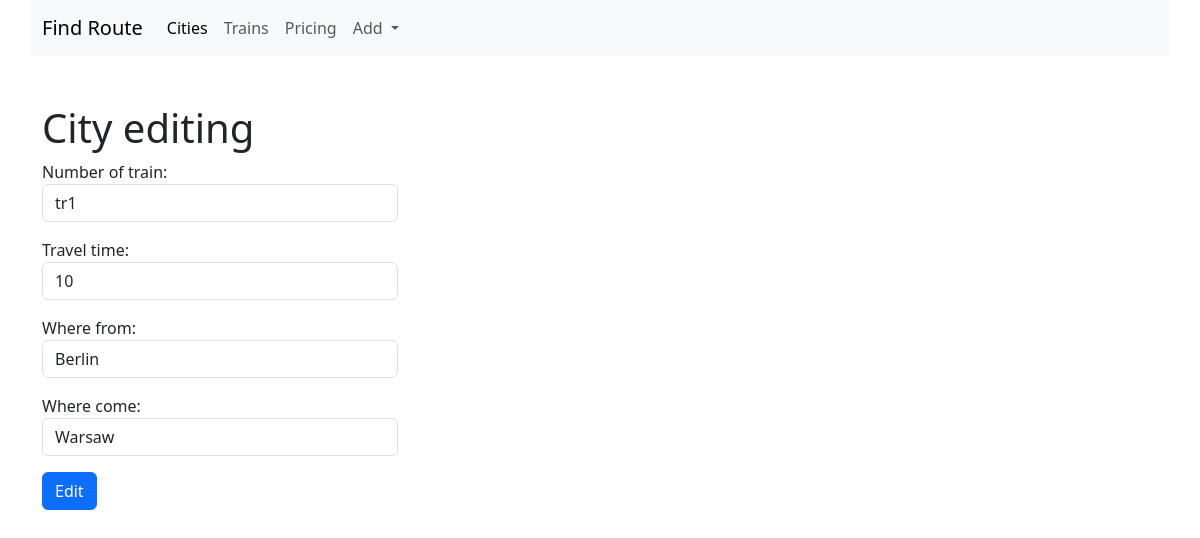
Before: /trains/update/1/ with the older database file.
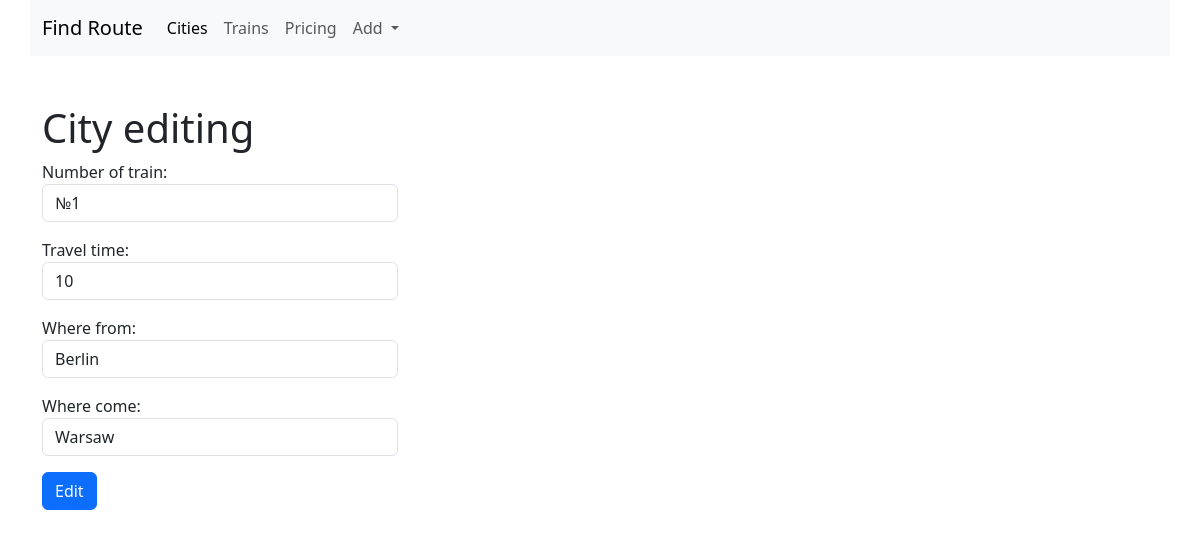
After: the same page with the newer database file.
### trains/models.py (models this page shows, shortened)
class Train(models.Model):
    name = models.CharField(max_length=50, unique=True,
                            verbose_name='Train number')
    travel_time = models.PositiveSmallIntegerField(verbose_name='Travel time')
    from_city = models.ForeignKey(City, on_delete=models.CASCADE,
                                  related_name='from_city_set',
                                  verbose_name='From what city?')
    to_city = models.ForeignKey('cities.City', on_delete=models.CASCADE,
                                related_name='to_city_set',
                                verbose_name='Which city?')

### cities/models.py (models this page shows, shortened)
class City(models.Model):
    name = models.CharField(max_length=100, unique=True)
    def __str__(self):
        return self.name
    class Meta:
        verbose_name = 'City'
        verbose_name_plural = 'Cities'
        ordering = ['name']

### trains/views.py (the view)
# urls.py: path('update/<int:pk>/', TrainUpdateView.as_view(), name='update'),
class TrainUpdateView(SuccessMessageMixin, UpdateView):
    model = Train
    form_class = TrainForm
    template_name = 'trains/update.html'
    success_url = reverse_lazy('trains:home')
    success_message = "Train was successfully edited"

### trains/forms.py
class TrainForm(forms.ModelForm):
    name = forms.CharField(label='Number of train', widget=forms.TextInput(attrs={
        'class': 'form-control',
        'placeholder': 'Enter the number of train'
    }))
    travel_time = forms.IntegerField(label='Travel time',
                                     widget=forms.NumberInput(attrs={
                                         'class': 'form-control',
                                         'placeholder': 'Travel time'
    }))
    from_city = forms.ModelChoiceField(label='Where from:', queryset=City.objects.all(), widget=forms.Select(
        attrs={'class': 'form-control'}
    ))
    to_city = forms.ModelChoiceField(label='Where come:', queryset=City.objects.all(), widget=forms.Select(
        attrs={'class': 'form-control'}
    ))
    class Meta:
        model = Train
        fields = '__all__'

### trains/templates/trains/update.html (shortened to what this page needs)
{% extends 'base.html' %}
{% block content %}
<h1>City editing</h1>
{% include 'form.html' with button='Edit' %}
{% endblock %}

### templates/form.html
<div class="row">
    <div class="col-md-4">
        <form action="{{action}}" method="post"> {% csrf_token %}
            {{ form.as_p }}
    <button type="submit" class="btn btn-primary">{{ button }}</button>
    </form>
    </div>
</div>

Changed rows visible on the page:
changed Train: name "tr1" → "№1"
